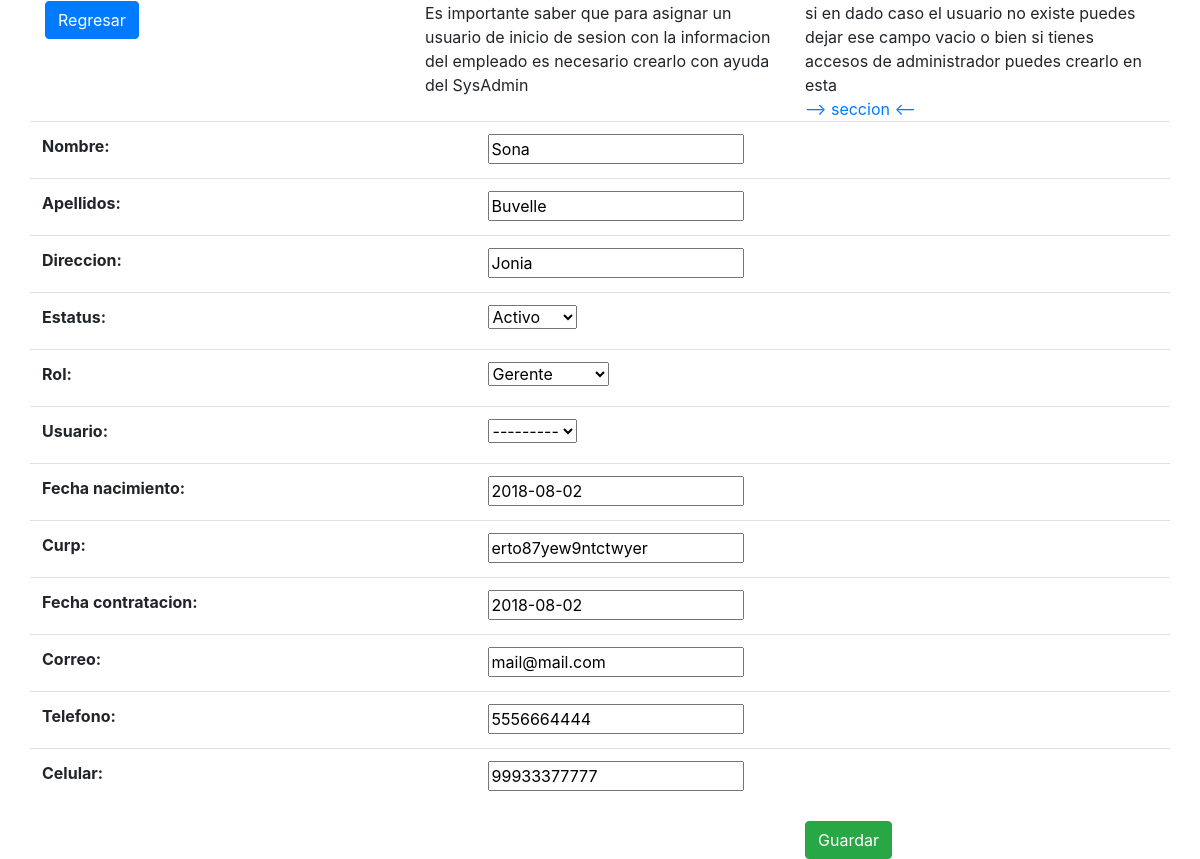
The app's page /persona/editar/3 (signed in) with its own data.
### gestorusuarios/models.py (models this page shows, shortened)
class Usuarios(models.Model):
	nombre = models.CharField(max_length=40)
	apellidos = models.CharField(max_length=40)
	direccion = models.CharField(max_length=40)
	estatus = models.ForeignKey('gestorusuarios.Estatus', null=True, blank=True, on_delete=models.CASCADE)
	rol = models.ForeignKey('gestorusuarios.Rol', null=True, blank=True, on_delete=models.CASCADE)
	usuario = models.ForeignKey(User, null=True, blank=True, on_delete=models.CASCADE)
	fecha_nacimiento = models.DateField(null=True)
	curp = models.CharField(max_length=18)
	fecha_contratacion = models.DateField(null=False)
	correo = models.EmailField(max_length=254)
	telefono = models.CharField(max_length=12)
	celular = models.CharField(max_length=12)

class Estatus(models.Model):
	nombre = models.CharField(max_length=10)
	def __str__(self):
		return self.nombre

class Rol(models.Model):
	nombre = models.CharField(max_length=20)
	def __str__(self):
		return self.nombre

### gestorusuarios/views.py (the view)
# urls.py: path('editar/<int:id>', editarPersona, name="editar"),
@login_required
def editarPersona(request, id):
	persona = get_object_or_404(Usuarios, pk=id)
	form = PersonalForm(request.POST or None, instance=persona)
	if form.is_valid():
		form.save()
		return redirect(listarPersonal)
	return render(request, 'editar-empleado.html', {'form':form})

### gestorusuarios/forms.py
class PersonalForm(forms.ModelForm):
	class Meta:
		model = Usuarios
		fields = [
			'nombre',
			'apellidos',
			'direccion',
			'estatus',
			'rol',
			'usuario',
			'fecha_nacimiento',
			'curp',
			'fecha_contratacion',
			'correo',
			'telefono',
			'celular',
		]

### gestorusuarios/templates/editar-empleado.html (shortened to what this page needs)
{% extends "base/base.html" %}
{% block content %}
	<form method="POST">
		<div class="container">
			<div class="row">
				<div class="col-sm">
					<a href="{% url 'listar' %}" class="btn btn-primary">Regresar</a>
				</div>
				<div class="col-sm">
					<p>Es importante saber que para asignar un usuario de inicio de sesion con la informacion del empleado es necesario crearlo con ayuda del SysAdmin</p>
				</div>
				<div class="col-sm"> si en dado caso el usuario no existe puedes dejar ese campo vacio o bien si tienes accesos de administrador puedes crearlo en esta </br> <a href="http://localhost:8000/admin/auth/user/">--> seccion <--</a></div>
			</div>
			<div class="row">
				<table class="table">
					{{form.as_table}}
				</table>
			</div>
			<div class="row">
				<div class="col-sm"></div>
				<div class="col-sm"></div>
				<div class="col-sm">
					<button type="submit" class="btn btn-success">Guardar</button>
				</div>
			</div>
		</div>
	</form>
{% endblock content %}

### records on screen
Usuarios: nombre "Sona", apellidos "Buvelle", direccion "Jonia", estatus "Activo", rol "Gerente", usuario "---------", fecha_nacimiento "2018-08-02", curp "erto87yew9ntctwyer", fecha_contratacion "2018-08-02", correo "mail@mail.com", telefono "5556664444", celular "99933377777"
